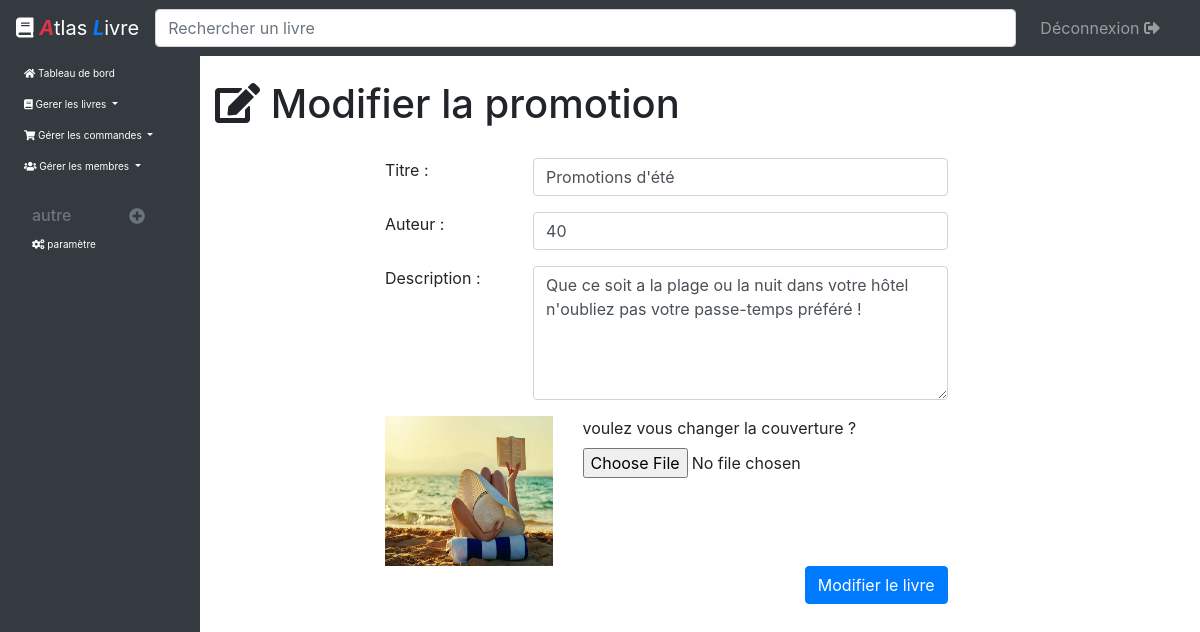
The app's page /Espace_admin/controleur/modifierPromo_controleur?promo=2 (signed in) with its own data.
### tables this page shows
CREATE TABLE IF NOT EXISTS `promotions` (
  `id` int(11) NOT NULL AUTO_INCREMENT,
  `titre` varchar(255) NOT NULL,
  `slogan` varchar(255) NOT NULL,
  `pr` int(11) NOT NULL,
  `image` varchar(255) NOT NULL,
  PRIMARY KEY (`id`)
);

### Espace_admin/controleur/modifierPromo_controleur.php (called while the page is built, shortened)
<?php
    include('../../autre/bdd.php');
    include('../modele/promotions_modele.php');
    if(isset($_GET['promo'])){
		$donnees=recherche_promo($_GET['promo']);
	}else{
		header('Location: listePromotions_controleur.php');
	}
    include('../vue/modifierPromo_vue.php');
?>

### Espace_admin/modele/promotions_modele.php (called while the page is built, shortened)
<?php
    function recherche_promo($id){
		global $bdd;
        $req= $bdd->prepare('SELECT * FROM promotions WHERE id= :id');
        $req->execute(array( 'id'=>$id));
        $donnees= $req->fetch();
        return $donnees;
	}
?>

### Espace_admin/vue/modifierPromo_vue.php (the view, shortened to what this page needs)
<html>
<head>
    <link rel="stylesheet" href="../../css/bootstrap/dist/css/bootstrap.min.css" />
    <link rel="stylesheet" href="../../css/bootstrap/icone/css/all.css">
    <link href="../../css/style_admin.css" rel="stylesheet" />
</head>
<body>
    <?php include("../autre/menu.php"); ?>
    <section class="container-fluid col-lg-10 offset-lg-2 col-md-9 offset-md-3" id='princi'>
        <div class="row">
            <h1 style="margin-bottom:30px;" class="col-sm-9"><i class="fas fa-edit"></i> Modifier la promotion</h1>
        </div>
        <article class="offset-sm-1">
            <form class="form-horizontal col-sm-8 offset-sm-1" method="post" action="modifierPromo_controleur.php?promo=<?php echo $donnees['id'] ?>" enctype="multipart/form-data">
                <div class="form-group row">
                    <label for="text" class="col-lg-3 lab">Titre : </label>
                    <div class="col-lg-9">
                        <input type="text" class="form-control " id="text" name="titre" value="<?php echo $donnees['titre'];  ?>" required="">
                    </div>
                </div>
                <div class="form-group row">
                    <label for="text" class="col-lg-3 lab">Auteur : </label>
                    <div class="col-lg-9">
                        <input type="text" class="form-control " id="text" name="pr" value="<?php echo $donnees['pr'];  ?>" required="">
                    </div>
                </div>
                <div class="form-group row">
                    <label for="text" class="col-lg-3 lab">Description : </label>
                    <div class="col-lg-9">
                        <textarea class="form-control " id="text" name="slogan" required="" rows="5"><?php echo $donnees['slogan']; ?></textarea>
                    </div>
                </div>
                <div class="row">
                    <img class="col-lg-4" src="../../images/promotion/<?php echo $donnees['image'] ?>" width="80" height="150" />
                    <div class="row col-lg-8">
                        <div class="form-group">
                            <label for="text" class="col-lg-12">voulez vous changer la couverture ? </label>
                            <div class="col-lg-9">
                                <input type="file" id="text" name="image">
                            </div>
                        </div>
                    </div>
                </div>
                <div class="form-group">
                    <input type="submit" class="btn btn-primary float-right" value="Modifier le livre">
                </div>
            </form>
        </article>
    </section>
</body>
</html>

### css/style_admin.css (style rules this page uses)
#princi { margin-top: 80px; margin-bottom: 80px; }
.lab { text-align: right; }
@media screen and (max-width: 1280px) { .lab { text-align: left; } }

### records on screen
promotions: titre "Promotions d'été", pr "40", slogan "Que ce soit a la plage ou la nuit dans votre hôtel n'oubliez pas votre passe-temps préféré !", image (picture)
